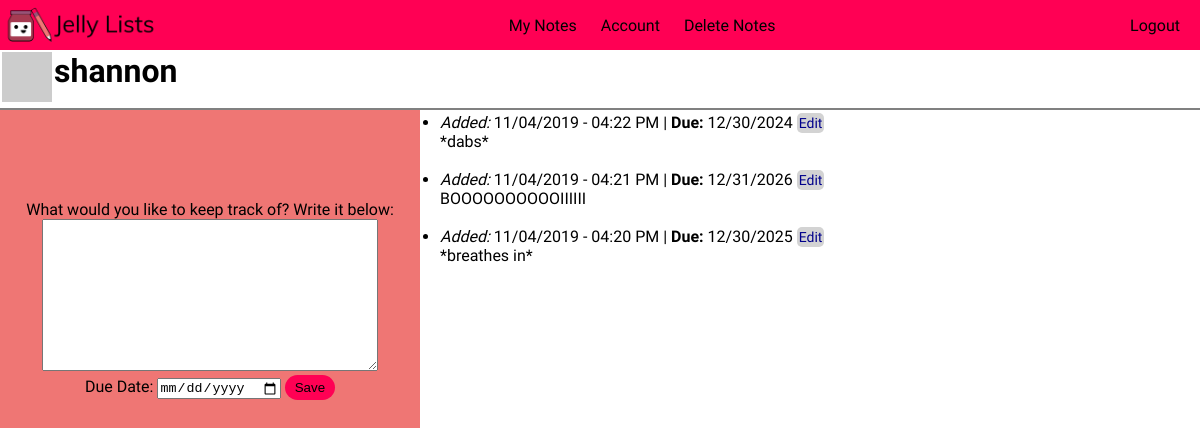
The app's page /mynotes (signed in), older data.
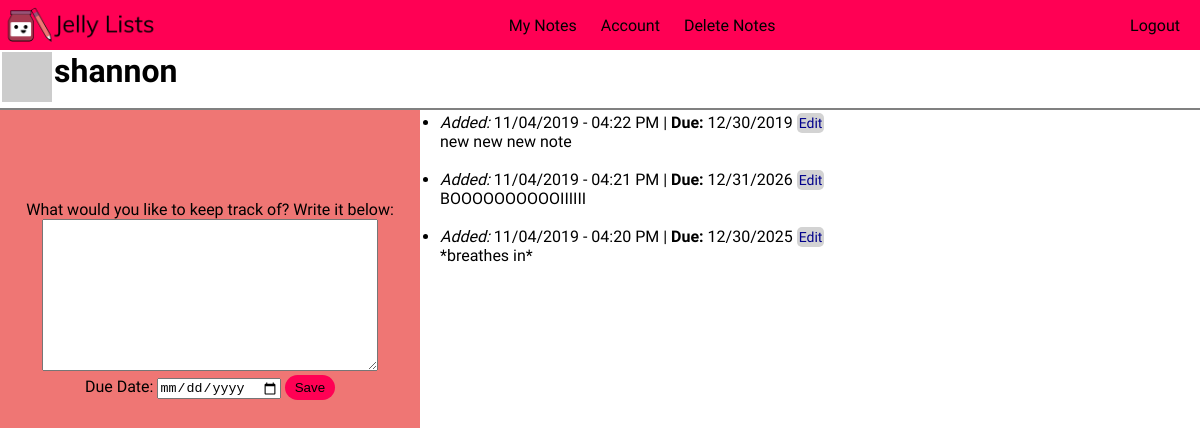
The same page, newer data.
### app/models.py (models this page shows, shortened)
class User(UserMixin, db.Model):
    id = db.Column(db.Integer, primary_key=True)
    username = db.Column(db.String(64), index=True, unique=True)
    email = db.Column(db.String(120), index=True, unique=True)
    password_hash = db.Column(db.String(128))
    about_me = db.Column(db.String(140))
    notes = db.relationship('Note', backref='author', lazy='dynamic')
    def get_notes(self):
        return Note.query.filter(Note.user_id == self.id).order_by(
            Note.timestamp.desc())
    def get_note_count(self):
        return Note.query.filter(Note.user_id == self.id).count()
    def avatar(self, size):
        digest = md5(self.email.lower().encode('utf-8')).hexdigest()
        return 'https://www.gravatar.com/avatar/{}?d=monsterid&s={}'.format(
            digest, size)

class Note(db.Model):
    id = db.Column(db.Integer, primary_key=True)
    body = db.Column(db.String)
    timestamp = db.Column(db.DateTime, index=True, default=datetime.now)
    due_date = db.Column(db.DateTime, index=True)
    user_id = db.Column(db.Integer, db.ForeignKey('user.id'))

### app/routes.py (the view, shortened to what this page needs)
@app.route('/mynotes', methods=['GET', 'POST'])
@login_required
def mynotes():
    form = NoteForm()
    noteID = request.args.get('noteID')
    if form.validate_on_submit() and noteID is None:
        if 'submit' in request.form:
            note = Note(body=form.note.data, due_date=form.due_date.data, author=current_user)
            db.session.add(note)
            db.session.commit()
        return redirect(url_for('mynotes'))
    notes = current_user.get_notes().all()
    noteData = Note.query.filter_by(id=noteID).first()
    if noteID is not None:
        form.note.data = noteData.body
        form.due_date.data = noteData.due_date
    return render_template('mynotes.html', form=form, notes=notes)

### app/forms.py (shortened to what this page needs)
class NoteForm(FlaskForm):
    note = TextAreaField(validators=[DataRequired()])
    due_date = DateField('Due Date', format='%m/%d/%Y', validators=[Optional()])
    submit = SubmitField('Save')

### app/models.py (called while the page is built)
@login.user_loader
def load_user(id):
    return User.query.get(int(id))

### app/templates/mynotes.html (shortened to what this page needs)
<!DOCTYPE html>
<html>
<head>
    <link type="text/css" rel="stylesheet" href="/static/style.css"/>
</head>
<body id="note_body">
    <header>
        <a href="homepage"><img src="static/JamNotJelly_Logo_text.png" alt="Jam Not Jelly's Jelly Lists" id="nav_logo"></a>
        <ul class="nav_links">
            {% if current_user.is_authenticated %}
                <li><a class="nav_content" href="mynotes">My Notes</a></li>
                <li><a class="nav_content" href="account">Account</a></li>
                {% if current_user.get_note_count() > 0 %}
                    <li><a class="nav_content" href="delete-notes">Delete Notes</a></li>
                {% endif %}
            {% endif %}
        </ul>
        <ul class="nav_links" id="right_links">
            {% if current_user.is_anonymous %}
            <li><a href="{{ url_for('login') }}">Login</a></li> |
            <li><a class="nav_content" href="register">Sign Up</a></li>
            {% else %}
            <li><a href="{{ url_for('logout') }}">Logout</a></li>
            {% endif %}
        </ul>
    </header>
    <div id="note_body">
        {% if current_user.is_authenticated %}
        <table>
                <tr valign="top">
                    <td><img src="{{ current_user.avatar(128) }}" id="note_avatar"></td>
                    <td>
                        <h1>{{ current_user.username }}</h1>
                    </td>
                </tr>
        </table>
        {% endif %}
        <form action="" method="post" id="notes">
            <div id="left_side">
                <div id="note_input">
                    <p>What would you like to keep track of? Write it below:</p>
                    {{ form.note(style="width: 80%;",rows=10, id="note_textbox") }}<br>
                    <p>Due Date: {{ form.due_date(placeholder="dd/mm/yyyy") }} {{ form.submit(id="note_submit") }}
                    </p>
                </div>
            </div>
            <ul id="note_list">
                {% for note in notes %}
                    <li>
                        <i>Added: </i>{{ note.timestamp.strftime('%m/%d/%Y - %I:%M %p') }}
                            {% if note.due_date %}
                                | <b>Due: </b>{{ note.due_date.strftime('%m/%d/%Y') }}
                            {% endif %}
							<a style="color: darkblue; background-color: lightgrey; padding: 2px; font-size: 14px; border-radius: 5px" href="?noteID={{note.id}}">Edit</a>
                        <br>{{ note.body }}
				</li><br>
                {% endfor %}
            </ul>
        </form>
    </div>
</body>
</html>

### app/static/style.css (style rules this page uses)
* { box-sizing: border-box; margin: 0; padding: 0; text-decoration: none; }
a { color: black; }
body { width: 100%; height: 100%; font-family: 'Muli', sans-serif; }
header { background-color: #ff0054; color:black; width: 100%; height: 50px; display: flex; justify-content: space-between; align-items: center; }
.nav_links { list-style: none; color: black; }
.nav_links li { display: inline-block; padding: 0 10px; }
.nav_links li a { transition: all 0.5s ease 0s }
#right_links { margin-right: 10px; }
input[type=submit] { padding: 5px 10px; background-color: rgba(239,118,116,1); border: none; border-radius: 20px; cursor: pointer; transition: all 0.5s ease 0s; }
textarea { font-family: Arial, Helvetica, sans-serif; }
#nav_logo { height: 60px; vertical-align: bottom; }
#note_avatar { width: 50px; }
#note_body { height: 100%; }
#notes { position: relative; height: 100%; }
#left_side { background-color: rgba(239,118,116,1); width: 35%; height: 100%; float: left; text-align: center; position: fixed; bottom: 0px; z-index: -3; }
#note_input { margin-left: auto; margin-right: auto; text-align: center; padding-bottom: 5px; padding-top: 200px; }
#note_list { width: 65%; float: right; word-wrap: break-word; padding: 5px; padding-left: 20px; }
#note_body { border-bottom: solid grey 1px; background-color: white; }
#note_submit { background-color: rgba(255, 0, 84, 1) !important; }

Row changes from the older to the newer data that the page shows:
changed Note: due_date "12/30/2024" → "12/30/2019"; body "*dabs*" → "new new new note"
